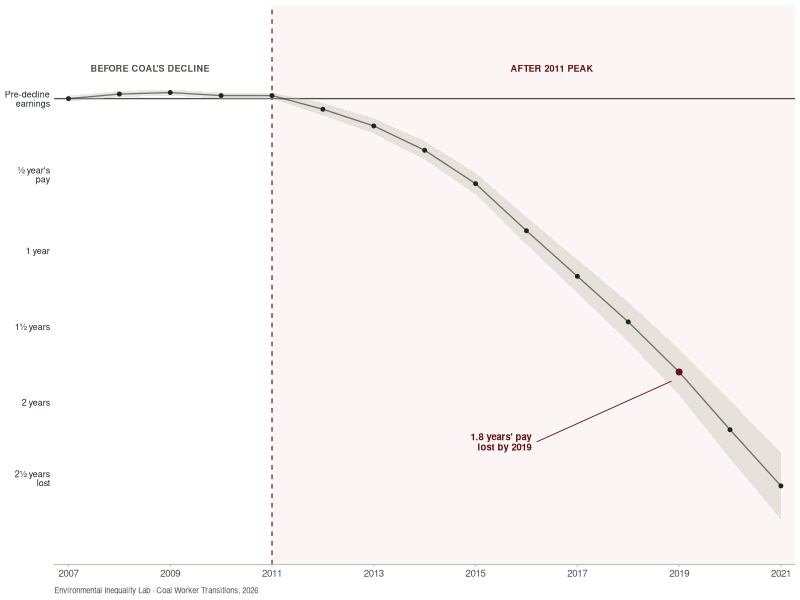

R code for this plot:
# Generate Fig. 1 (cumulative earnings of coal-exposed workers) for the
# Colmer, Krause, Lyubich & Voorheis (2026) research highlight.
#
# Recreates the paper's Figure 7(a): cumulative earnings of the most
# coal-exposed workers relative to otherwise similar less-exposed workers,
# normalized to average pre-decline (2007-2011) annual pay, year by year.
#
# IMPORTANT: we do not hold the paper's restricted Census/IRS microdata, so
# the point estimates here are DIGITIZED from the published Figure 7(a) and
# cross-checked against the paper's text (cumulative loss = 1.8x a year's pay
# by 2019). The uncertainty band is an approximation of the published 95% CI.
# This is a faithful recreation for presentation, not a re-estimation.
#
# Styled for a general audience: word-based y-axis (years of pay lost),
# before/after-2011 framing, and a single soft uncertainty band. The
# interpretive note lives in the document, not the figure.
#
# Run (from data-viz/):  Rscript code/make-fig1.R  -> figures/fig1.png
# Deps: ggplot2

library(ggplot2)

OUT_PATH <- "figures/fig1.png"
SRC      <- "Environmental Inequality Lab · Coal Worker Transitions, 2026"

# --- Digitized point estimates (coef. on coal exposure, x pre-decline pay)
d <- data.frame(
  year = 2007:2021,
  est  = c(0.00, 0.03, 0.04, 0.02, 0.02,
           -0.07, -0.18, -0.34, -0.56, -0.87,
           -1.17, -1.47, -1.80, -2.18, -2.55),
  hw   = c(0.02, 0.02, 0.02, 0.02, 0.02,
           0.04, 0.05, 0.06, 0.07, 0.09,
           0.11, 0.13, 0.15, 0.19, 0.22)  # approx. 95% band half-width
)
d$lo <- d$est - d$hw
d$hi <- d$est + d$hw

# --- Design tokens (match _style.tex / make-fig2.R) -------------------------
INK  <- "#1d2620"; RED <- "#641111"; BAND <- "#f3e4e2"
AXIS <- "#c4bdad"; MUTE <- "#50534a"

# Fixed panel bounds so the shaded region, zero-line, and x-axis line all
# terminate on exactly the same right/left edge.
XLIM <- c(2006.72, 2021.28)

p <- ggplot(d, aes(year, est)) +
  annotate("rect", xmin = 2011, xmax = XLIM[2], ymin = -Inf, ymax = Inf,
           fill = BAND, alpha = 0.35) +
  annotate("text", x = 2008.6, y = 0.20, label = "BEFORE COAL'S DECLINE",
           size = 2.3, color = MUTE, fontface = "bold") +
  annotate("text", x = 2016.5, y = 0.20, label = "AFTER 2011 PEAK",
           size = 2.3, color = RED, fontface = "bold") +
  geom_vline(xintercept = 2011, color = RED, linetype = "dashed", linewidth = 0.4) +
  geom_hline(yintercept = 0, color = MUTE, linewidth = 0.45) +
  geom_ribbon(aes(ymin = lo, ymax = hi), fill = AXIS, alpha = 0.35) +
  geom_line(color = INK, alpha = 0.6, linewidth = 0.45) +
  geom_point(color = INK, size = 1.0) +
  # call out the headline 2019 value, label parked in open space lower-left
  annotate("point", x = 2019, y = -1.80, color = RED, size = 1.7) +
  annotate("segment", x = 2016.2, xend = 2018.85, y = -2.26, yend = -1.86,
           color = RED, linewidth = 0.3) +
  annotate("text", x = 2016.1, y = -2.26, hjust = 1, vjust = 0.5,
           label = "1.8 years' pay\nlost by 2019",
           size = 2.4, color = RED, fontface = "bold", lineheight = 0.9) +
  scale_y_continuous(
    limits = c(-2.9, 0.45),
    breaks = c(0, -0.5, -1.0, -1.5, -2.0, -2.5),
    labels = c("Pre-decline\nearnings", "½ year's\npay", "1 year",
               "1½ years", "2 years", "2½ years\nlost")) +
  scale_x_continuous(breaks = seq(2007, 2021, 2),
                     limits = XLIM, expand = c(0, 0)) +
  labs(x = NULL, y = NULL, caption = SRC) +
  theme_minimal(base_size = 7) +
  theme(
    plot.background  = element_rect(fill = "#ffffff", color = NA),
    panel.background = element_rect(fill = "#ffffff", color = NA),
    panel.grid       = element_blank(),
    axis.line.x      = element_line(color = AXIS, linewidth = 0.4),
    axis.ticks.x     = element_line(color = AXIS, linewidth = 0.3),
    axis.ticks.y     = element_blank(),
    axis.text.x      = element_text(color = MUTE, size = 7),
    axis.text.y      = element_text(color = INK, size = 6.4, lineheight = 0.85),
    plot.caption     = element_text(color = MUTE, size = 5.6, hjust = 0,
                                    margin = margin(t = 6))
  )

dir.create("figures", showWarnings = FALSE, recursive = TRUE)
ggsave(OUT_PATH, p, width = 5.4, height = 3.1, dpi = 220, bg = "#ffffff")
message("wrote ", OUT_PATH)
